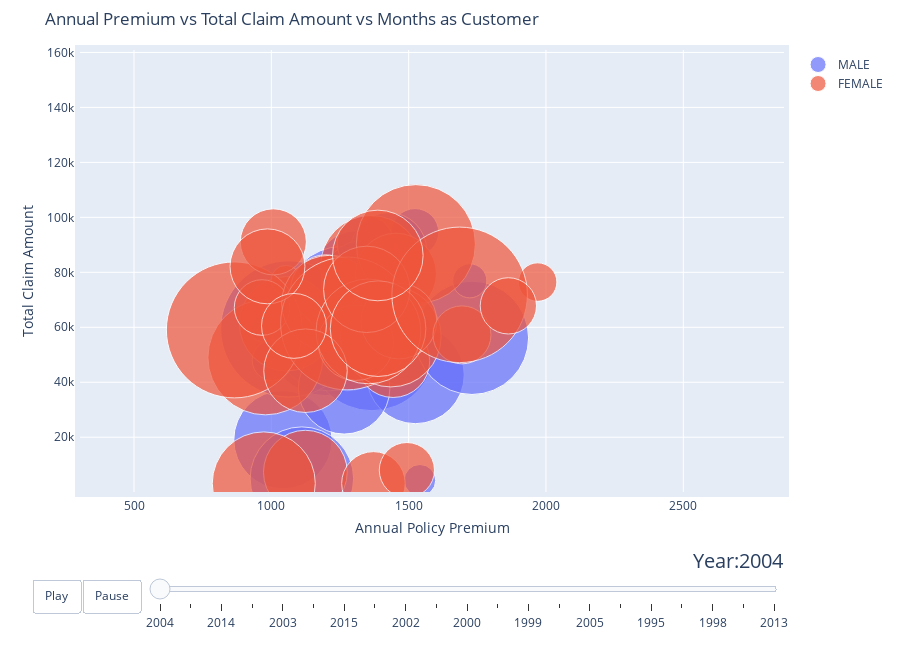

Notebook code cell kept with this figure:
### Code cell
from bubbly.bubbly import bubbleplot
import plotly.offline as py
from plotly.offline import init_notebook_mode
init_notebook_mode(connected = True)
import warnings
warnings.filterwarnings('ignore')

figure = bubbleplot(dataset = df, x_column = 'policy_annual_premium', y_column = 'total_claim_amount',
    bubble_column = 'insured_sex', time_column = 'auto_year', size_column = 'months_as_customer', color_column = 'insured_sex',
    x_title = "Annual Policy Premium", y_title = "Total Claim Amount", title = 'Annual Premium vs Total Claim Amount vs Months as Customer',
    x_logscale = False, scale_bubble = 3, height = 650)

py.iplot(figure, config={'scrollzoom': True})

### Figure 1 — Plotly figure (JSON) as saved in the notebook; plotly's stock layout.template omitted (floating-point values rounded to 4 significant figures)
{"data": [{"marker": {"size": [147, 22, 241, 362, 396, 289, 56, 147, 146, 66, 313, 463, 16, 25, 238, 144, 173, 209, 320, 267, 188, 41, 80, 29], "sizemode": "area", "sizeref": 0.0499}, "mode": "markers", "name": "MALE", "text": ["MALE", "MALE", "MALE", "MALE", "MALE", "MALE", "MALE", "MALE", "MALE", "MALE", "MALE", "MALE", "MALE", "MALE", "MALE", "MALE", "MALE", "MALE", "MALE", "MALE", "MALE", "MALE", "MALE", "MALE"], "x": [1334.0, 1277.0, 1042.0, 1198.0, 1366.0, 1209.0, 1523.0, 1307.0, 1276.0, 1473.0, 1256.0, 1064.0, 968.5, 1541.0, 1524.0, 1427.0, 1275.0, 1265.0, 1730.0, 1111.0, 1340.0, 1004.0, 1343, 1722.0], "y": [53100, 78900, 19080, 57060, 52560, 56430, 94560, 81120, 59940, 48290, 69000, 59400, 59400, 4320, 42700, 87900, 52030, 37800, 56160, 4950, 76010, 48000, 90400, 76900], "type": "scatter"}, {"marker": {"size": [175, 254, 222, 127, 22, 124, 330, 461, 134, 101, 77, 229, 265, 163, 354, 440, 253, 142, 143, 109, 274, 140, 37, 76, 174, 84, 186, 105, 228, 458, 205, 79], "sizemode": "area", "sizeref": 0.0499}, "mode": "markers", "name": "FEMALE", "text": ["FEMALE", "FEMALE", "FEMALE", "FEMALE", "FEMALE", "FEMALE", "FEMALE", "FEMALE", "FEMALE", "FEMALE", "FEMALE", "FEMALE", "FEMALE", "FEMALE", "FEMALE", "FEMALE", "FEMALE", "FEMALE", "FEMALE", "FEMALE", "FEMALE", "FEMALE", "FEMALE", "FEMALE", "FEMALE", "FEMALE", "FEMALE", "FEMALE", "FEMALE", "FEMALE", "FEMALE", "FEMALE"], "x": [1124.0, 1363.0, 1056.0, 1326.0, 1053.0, 1198.0, 978.5, 865.3, 1443.0, 1372.0, 966.3, 1212.0, 972.5, 1454.0, 1526.0, 1276.0, 1435.0, 1308.0, 1464.0, 1007.0, 1354.0, 986.0, 1970.0, 1494.0, 1124.0, 1694.0, 1347.0, 1082.0, 1389.0, 1686.0, 1388.0, 1863.0], "y": [7290, 82320, 61290, 66950, 77130, 73560, 49060, 59040, 47790, 3190, 67200, 68760, 3190, 79500, 90240, 61400, 56610, 54360, 62260, 91080, 58500, 82170, 76450, 8030, 44200, 57240, 73800, 60500, 59490, 71800, 86130, 67800], "type": "scatter"}], "layout": {"height": 650, "hovermode": "closest", "margin": {"b": 50, "pad": 5, "t": 50}, "showlegend": true, "sliders": [{"active": 0, "currentvalue": {"font": {"size": 20}, "prefix": "Year:", "visible": true, "xanchor": "right"}, "len": 0.9, "pad": {"b": 10, "t": 50}, "steps": [{"args": [[2004], {"frame": {"duration": 300, "redraw": false}, "mode": "immediate", "transition": {"duration": 300}}], "label": "2004", "method": "animate"}, {"args": [[2007], {"frame": {"duration": 300, "redraw": false}, "mode": "immediate", "transition": {"duration": 300}}], "label": "2007", "method": "animate"}, {"args": [[2014], {"frame": {"duration": 300, "redraw": false}, "mode": "immediate", "transition": {"duration": 300}}], "label": "2014", "method": "animate"}, {"args": [[2009], {"frame": {"duration": 300, "redraw": false}, "mode": "immediate", "transition": {"duration": 300}}], "label": "2009", "method": "animate"}, {"args": [[2003], {"frame": {"duration": 300, "redraw": false}, "mode": "immediate", "transition": {"duration": 300}}], "label": "2003", "method": "animate"}, {"args": [[2012], {"frame": {"duration": 300, "redraw": false}, "mode": "immediate", "transition": {"duration": 300}}], "label": "2012", "method": "animate"}, {"args": [[2015], {"frame": {"duration": 300, "redraw": false}, "mode": "immediate", "transition": {"duration": 300}}], "label": "2015", "method": "animate"}, {"args": [[1996], {"frame": {"duration": 300, "redraw": false}, "mode": "immediate", "transition": {"duration": 300}}], "label": "1996", "method": "animate"}, {"args": [[2002], {"frame": {"duration": 300, "redraw": false}, "mode": "immediate", "transition": {"duration": 300}}], "label": "2002", "method": "animate"}, {"args": [[2006], {"frame": {"duration": 300, "redraw": false}, "mode": "immediate", "transition": {"duration": 300}}], "label": "2006", "method": "animate"}, {"args": [[2000], {"frame": {"duration": 300, "redraw": false}, "mode": "immediate", "transition": {"duration": 300}}], "label": "2000", "method": "animate"}, {"args": [[2010], {"frame": {"duration": 300, "redraw": false}, "mode": "immediate", "transition": {"duration": 300}}], "label": "2010", "method": "animate"}, {"args": [[1999], {"frame": {"duration": 300, "redraw": false}, "mode": "immediate", "transition": {"duration": 300}}], "label": "1999", "method": "animate"}, {"args": [[2011], {"frame": {"duration": 300, "redraw": false}, "mode": "immediate", "transition": {"duration": 300}}], "label": "2011", "method": "animate"}, {"args": [[2005], {"frame": {"duration": 300, "redraw": false}, "mode": "immediate", "transition": {"duration": 300}}], "label": "2005", "method": "animate"}, {"args": [[2008], {"frame": {"duration": 300, "redraw": false}, "mode": "immediate", "transition": {"duration": 300}}], "label": "2008", "method": "animate"}, {"args": [[1995], {"frame": {"duration": 300, "redraw": false}, "mode": "immediate", "transition": {"duration": 300}}], "label": "1995", "method": "animate"}, {"args": [[2001], {"frame": {"duration": 300, "redraw": false}, "mode": "immediate", "transition": {"duration": 300}}], "label": "2001", "method": "animate"}, {"args": [[1998], {"frame": {"duration": 300, "redraw": false}, "mode": "immediate", "transition": {"duration": 300}}], "label": "1998", "method": "animate"}, {"args": [[1997], {"frame": {"duration": 300, "redraw": false}, "mode": "immediate", "transition": {"duration": 300}}], "label": "1997", "method": "animate"}, {"args": [[2013], {"frame": {"duration": 300, "redraw": false}, "mode": "immediate", "transition": {"duration": 300}}], "label": "2013", "method": "animate"}], "transition": {"duration": 300, "easing": "cubic-in-out"}, "x": 0.1, "xanchor": "left", "y": 0, "yanchor": "top"}], "title": {"text": "Annual Premium vs Total Claim Amount vs Months as Customer"}, "updatemenus": [{"buttons": [{"args": [null, {"frame": {"duration": 500, "redraw": false}, "fromcurrent": true, "transition": {"duration": 300, "easing": "quadratic-in-out"}}], "label": "Play", "method": "animate"}, {"args": [[null], {"frame": {"duration": 0, "redraw": false}, "mode": "immediate", "transition": {"duration": 0}}], "label": "Pause", "method": "animate"}], "direction": "left", "pad": {"r": 10, "t": 87}, "showactive": false, "type": "buttons", "x": 0.1, "xanchor": "right", "y": 0, "yanchor": "top"}], "xaxis": {"autorange": false, "range": [303.3, 2867.0], "title": {"text": "Annual Policy Premium"}}, "yaxis": {"autorange": false, "range": [70, 160888], "title": {"text": "Total Claim Amount"}}}}
